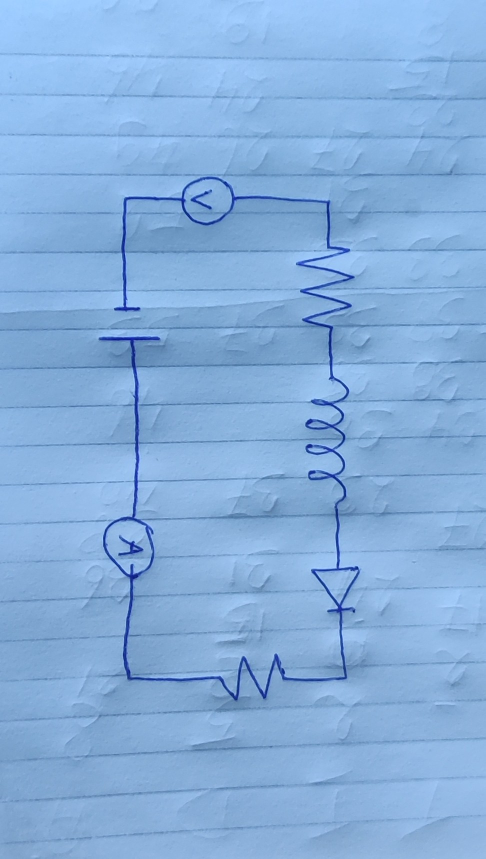
#> input picture test_image.jpg, 971 x 1718 px (shown at 1/2 size); its folder holds only this picture in this run
$ python -i global_utils.py   (imports and definitions only)
#> lines starting #> are read from the running program, lines starting #| are printed output that depends on the picture
import matplotlib.pyplot as plt
import matplotlib.patches as patches
import numpy as np
import cv2
from tkinter import Tk, Label, Scale, HORIZONTAL, Checkbutton, IntVar
from PIL import Image, ImageTk

# Helper functions
# [204 lines left out: functions visualize_image, visualize_image_grid, remove_overlapping_junctions, non_max_suppression_fast, not called in this run]

# Code for slider
MAX_WIDTH = 800  # Maximum width of the image display
MAX_HEIGHT = 800  # Maximum height of the image display
SLIDER_LENGTH = 200  # Length of the sliders

# [40 lines left out: function apply_transformations, not called in this run]

def resize_image(img, max_width, max_height):
    """ Resize image for display

    Args:
        img (cv2 image): input image
        max_width (int): maximum width
        max_height (int): maximum height

    Returns:
        cv2 image: resized image
    """
    h, w = img.shape[:2]
    if h > max_height or w > max_width:
        scaling_factor = min(max_width / w, max_height / h)
        new_size = (int(w * scaling_factor), int(h * scaling_factor))
        img = cv2.resize(img, new_size, interpolation=cv2.INTER_AREA)
    return img

# [33 lines left out: functions update_image, store_and_close, not called in this run]

def create_window(image_path):
#> called with image_path = 'test_image.jpg'
    global gray_img, img_label, contrast_scale, blur_scale, threshold_scale, erode_scale, dilate_scale, invert_var, final_values, root

    final_values = {}

    # Load the image and convert to grayscale
    img = cv2.imread(image_path)
#> img is the input picture: shape (1718, 971, 3); mean B, G, R 219.7, 174.5, 133.6
    gray_img = cv2.cvtColor(img, cv2.COLOR_BGR2GRAY)
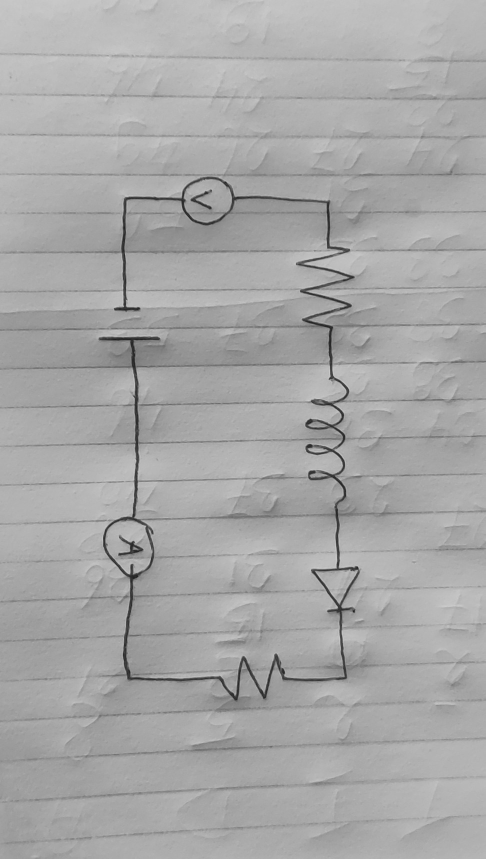
#> gray_img: shape (1718, 971) (shown at 1/2 size); min 24, max 208, mean 167.4

    # Resize the image to fit within the constraints
    gray_img = resize_image(gray_img, MAX_WIDTH, MAX_HEIGHT)
#> in resize_image, `img = cv2.resize(img, new_size, interpolation=cv2.INTER_AREA)`:
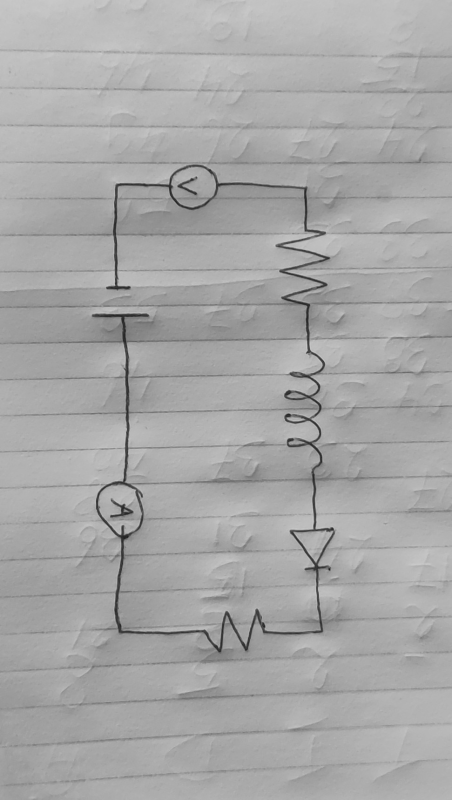
#> img: shape (800, 452); min 32, max 202, mean 167.4

    # Create the main window
    root = Tk()
    root.title("Image Processing")

    # Display the initial image
    img_tk = ImageTk.PhotoImage(image=Image.fromarray(gray_img))
    img_label = Label(root, image=img_tk)
    img_label.image = img_tk
    img_label.grid(row=0, column=0, rowspan=6)

    # Create sliders and checkbox
    contrast_scale = Scale(root, from_=0.1, to=3.0, resolution=0.01, orient=HORIZONTAL, label="Contrast", length=SLIDER_LENGTH)
    contrast_scale.set(1.1)
    contrast_scale.grid(row=0, column=1, padx=10, pady=5)

    blur_scale = Scale(root, from_=0, to=10, orient=HORIZONTAL, label="Blur", length=SLIDER_LENGTH)
    blur_scale.set(0)
    blur_scale.grid(row=1, column=1, padx=10, pady=5)

    threshold_scale = Scale(root, from_=0, to=255, orient=HORIZONTAL, label="Threshold", length=SLIDER_LENGTH)
    threshold_scale.set(127)
    threshold_scale.grid(row=2, column=1, padx=10, pady=5)

    erode_scale = Scale(root, from_=0, to=10, orient=HORIZONTAL, label="Erosion", length=SLIDER_LENGTH)
    erode_scale.set(0)
    erode_scale.grid(row=3, column=1, padx=10, pady=5)

    dilate_scale = Scale(root, from_=0, to=10, orient=HORIZONTAL, label="Dilation", length=SLIDER_LENGTH)
    dilate_scale.set(0)
    dilate_scale.grid(row=4, column=1, padx=10, pady=5)

    invert_var = IntVar(value=1)
    invert_check = Checkbutton(root, text="Invert", variable=invert_var)
    invert_check.grid(row=5, column=1, padx=10, pady=5)

    # Update the image when sliders or checkbox change
    contrast_scale.bind("<Motion>", lambda event: update_image())
    blur_scale.bind("<Motion>", lambda event: update_image())
    threshold_scale.bind("<Motion>", lambda event: update_image())
    erode_scale.bind("<Motion>", lambda event: update_image())
    dilate_scale.bind("<Motion>", lambda event: update_image())
    invert_check.bind("<ButtonRelease-1>", lambda event: update_image())

    # Bind the Enter key to store values and close the window
    root.bind('<Return>', store_and_close)

    # Start the Tkinter event loop
    root.mainloop()

    return final_values

>>> result = create_window('test_image.jpg')
